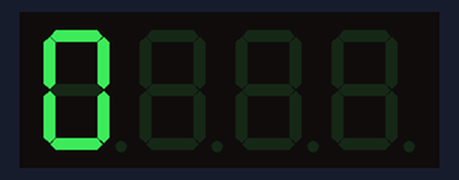
This sketch was run on a simulated Arduino Uno, built with avr-gcc and run on an emulated ATmega328P. On the bench: 4-digit seven-segment display. Wiring (inferred from the names in the program): 4-digit 7-segment display, segments lit when HIGH: segments pin 2, pin 3, pin 4, pin 5, pin 6, pin 7, pin 8; digit selects pin 9, pin 10, pin 11, pin 12. The segment pins are drawn as the display they are named for.

Above: at 0.1 s.
At 5.1 s:
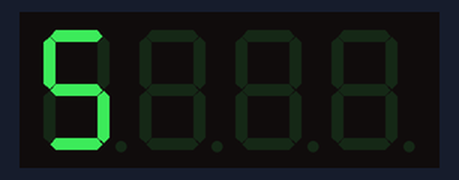
At 9.1 s:
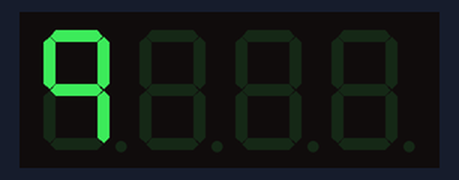
At 17.1 s:
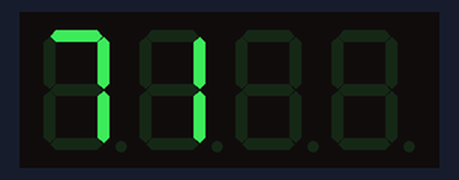
At 27.1 s:
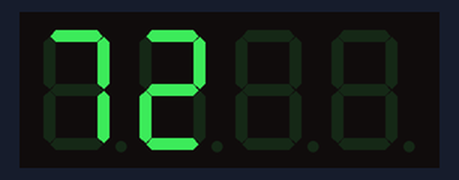
At 38.1 s:
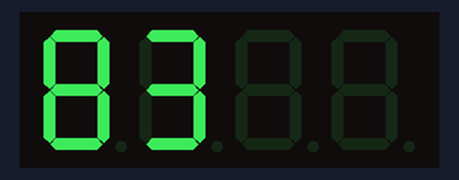

Measured:
- what the display in image 0 shows lasts 1.1 s, from 0.0 s to 1.1 s
- what the display in image 3 shows lasts 1.0 s, from 17.1 s to 18.1 s

The sketch:

SevenSegModule.ino
```cpp
#include <Multiplex7Seg.h>

byte digitPins[] = {9, 10, 11, 12};         // LSB to MSB
byte segmentPins[] = {2, 3, 4, 5, 6, 7, 8}; // Segment a to g
unsigned int adc;

void setup() {
  Multiplex7Seg::set(1, 4, digitPins, segmentPins);   // Initialize
  // See the example in Multiplex7Seg library for initialization parameters
}

void loop() {
  Multiplex7Seg::loadValue(millis() / 1000);  // Display incrementing value
  delay(100);
}
```
